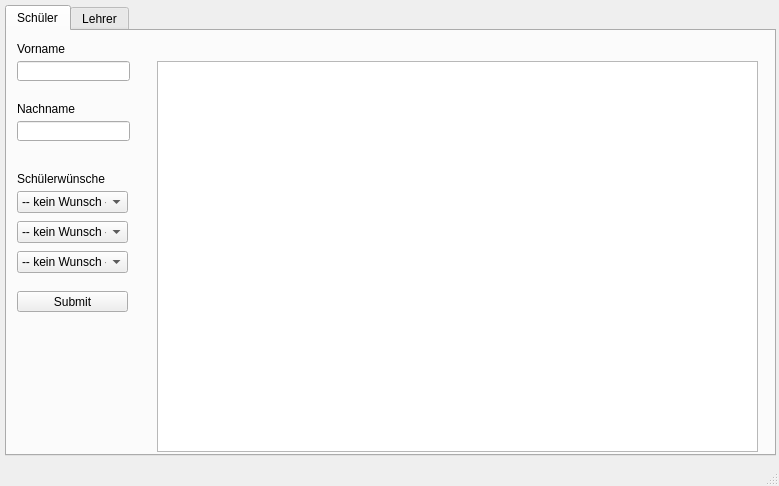
<?xml version="1.0" encoding="UTF-8"?>
<ui version="4.0">
 <class>MainWindow</class>
 <widget class="QMainWindow" name="MainWindow">
  <property name="geometry">
   <rect>
    <x>0</x>
    <y>0</y>
    <width>779</width>
    <height>486</height>
   </rect>
  </property>
  <property name="sizePolicy">
   <sizepolicy hsizetype="Fixed" vsizetype="Fixed">
    <horstretch>0</horstretch>
    <verstretch>0</verstretch>
   </sizepolicy>
  </property>
  <property name="windowTitle">
   <string>MainWindow</string>
  </property>
  <widget class="QWidget" name="centralWidget">
   <property name="enabled">
    <bool>true</bool>
   </property>
   <widget class="QTabWidget" name="tabWidget">
    <property name="geometry">
     <rect>
      <x>5</x>
      <y>5</y>
      <width>771</width>
      <height>451</height>
     </rect>
    </property>
    <property name="currentIndex">
     <number>0</number>
    </property>
    <widget class="QWidget" name="tab_schueler">
     <property name="enabled">
      <bool>true</bool>
     </property>
     <attribute name="title">
      <string>Schüler</string>
     </attribute>
     <widget class="QTableView" name="schuelerplan">
      <property name="geometry">
       <rect>
        <x>150</x>
        <y>30</y>
        <width>601</width>
        <height>391</height>
       </rect>
      </property>
     </widget>
     <widget class="QComboBox" name="wunsch1">
      <property name="geometry">
       <rect>
        <x>10</x>
        <y>160</y>
        <width>111</width>
        <height>22</height>
       </rect>
      </property>
      <item>
       <property name="text">
        <string>-- kein Wunsch --</string>
       </property>
      </item>
      <item>
       <property name="text">
        <string>Bio</string>
       </property>
      </item>
      <item>
       <property name="text">
        <string>Chemie</string>
       </property>
      </item>
      <item>
       <property name="text">
        <string>Englisch</string>
       </property>
      </item>
      <item>
       <property name="text">
        <string>Deutsch</string>
       </property>
      </item>
      <item>
       <property name="text">
        <string>Englisch</string>
       </property>
      </item>
      <item>
       <property name="text">
        <string>Französisch</string>
       </property>
      </item>
      <item>
       <property name="text">
        <string>Geografie</string>
       </property>
      </item>
      <item>
       <property name="text">
        <string>Geschichte</string>
       </property>
      </item>
      <item>
       <property name="text">
        <string>Informatik</string>
       </property>
      </item>
      <item>
       <property name="text">
        <string>Kunst</string>
       </property>
      </item>
      <item>
       <property name="text">
        <string>Mathe</string>
       </property>
      </item>
      <item>
       <property name="text">
        <string>Musik</string>
       </property>
      </item>
      <item>
       <property name="text">
        <string>Latein</string>
       </property>
      </item>
      <item>
       <property name="text">
        <string>Philosophie</string>
       </property>
      </item>
      <item>
       <property name="text">
        <string>Physik</string>
       </property>
      </item>
      <item>
       <property name="text">
        <string>Religion</string>
       </property>
      </item>
      <item>
       <property name="text">
        <string>Spanisch</string>
       </property>
      </item>
      <item>
       <property name="text">
        <string>Sport</string>
       </property>
      </item>
      <item>
       <property name="text">
        <string>WiPo</string>
       </property>
      </item>
     </widget>
     <widget class="QLineEdit" name="vorname">
      <property name="geometry">
       <rect>
        <x>10</x>
        <y>30</y>
        <width>113</width>
        <height>20</height>
       </rect>
      </property>
     </widget>
     <widget class="QLabel" name="lbl_vorname">
      <property name="geometry">
       <rect>
        <x>10</x>
        <y>10</y>
        <width>71</width>
        <height>16</height>
       </rect>
      </property>
      <property name="text">
       <string>Vorname</string>
      </property>
     </widget>
     <widget class="QLineEdit" name="nachname">
      <property name="geometry">
       <rect>
        <x>10</x>
        <y>90</y>
        <width>113</width>
        <height>20</height>
       </rect>
      </property>
     </widget>
     <widget class="QLabel" name="lbl_nachname">
      <property name="geometry">
       <rect>
        <x>10</x>
        <y>70</y>
        <width>71</width>
        <height>16</height>
       </rect>
      </property>
      <property name="text">
       <string>Nachname</string>
      </property>
     </widget>
     <widget class="QLabel" name="lbl_wuensche">
      <property name="geometry">
       <rect>
        <x>10</x>
        <y>140</y>
        <width>91</width>
        <height>16</height>
       </rect>
      </property>
      <property name="text">
       <string>Schülerwünsche</string>
      </property>
     </widget>
     <widget class="QComboBox" name="wunsch3">
      <property name="geometry">
       <rect>
        <x>10</x>
        <y>220</y>
        <width>111</width>
        <height>22</height>
       </rect>
      </property>
      <item>
       <property name="text">
        <string>-- kein Wunsch --</string>
       </property>
      </item>
      <item>
       <property name="text">
        <string>Bio</string>
       </property>
      </item>
      <item>
       <property name="text">
        <string>Chemie</string>
       </property>
      </item>
      <item>
       <property name="text">
        <string>Englisch</string>
       </property>
      </item>
      <item>
       <property name="text">
        <string>Deutsch</string>
       </property>
      </item>
      <item>
       <property name="text">
        <string>Englisch</string>
       </property>
      </item>
      <item>
       <property name="text">
        <string>Französisch</string>
       </property>
      </item>
      <item>
       <property name="text">
        <string>Geografie</string>
       </property>
      </item>
      <item>
       <property name="text">
        <string>Geschichte</string>
       </property>
      </item>
      <item>
       <property name="text">
        <string>Informatik</string>
       </property>
      </item>
      <item>
       <property name="text">
        <string>Kunst</string>
       </property>
      </item>
      <item>
       <property name="text">
        <string>Mathe</string>
       </property>
      </item>
      <item>
       <property name="text">
        <string>Musik</string>
       </property>
      </item>
      <item>
       <property name="text">
        <string>Latein</string>
       </property>
      </item>
      <item>
       <property name="text">
        <string>Philosophie</string>
       </property>
      </item>
      <item>
       <property name="text">
        <string>Physik</string>
       </property>
      </item>
      <item>
       <property name="text">
        <string>Religion</string>
       </property>
      </item>
      <item>
       <property name="text">
        <string>Spanisch</string>
       </property>
      </item>
      <item>
       <property name="text">
        <string>Sport</string>
       </property>
      </item>
      <item>
       <property name="text">
        <string>WiPo</string>
       </property>
      </item>
     </widget>
     <widget class="QComboBox" name="wunsch2">
      <property name="geometry">
       <rect>
        <x>10</x>
        <y>190</y>
        <width>111</width>
        <height>22</height>
       </rect>
      </property>
      <item>
       <property name="text">
        <string>-- kein Wunsch --</string>
       </property>
      </item>
      <item>
       <property name="text">
        <string>Bio</string>
       </property>
      </item>
      <item>
       <property name="text">
        <string>Chemie</string>
       </property>
      </item>
      <item>
       <property name="text">
        <string>Englisch</string>
       </property>
      </item>
      <item>
       <property name="text">
        <string>Deutsch</string>
       </property>
      </item>
      <item>
       <property name="text">
        <string>Englisch</string>
       </property>
      </item>
      <item>
       <property name="text">
        <string>Französisch</string>
       </property>
      </item>
      <item>
       <property name="text">
        <string>Geografie</string>
       </property>
      </item>
      <item>
       <property name="text">
        <string>Geschichte</string>
       </property>
      </item>
      <item>
       <property name="text">
        <string>Informatik</string>
       </property>
      </item>
      <item>
       <property name="text">
        <string>Kunst</string>
       </property>
      </item>
      <item>
       <property name="text">
        <string>Mathe</string>
       </property>
      </item>
      <item>
       <property name="text">
        <string>Musik</string>
       </property>
      </item>
      <item>
       <property name="text">
        <string>Latein</string>
       </property>
      </item>
      <item>
       <property name="text">
        <string>Philosophie</string>
       </property>
      </item>
      <item>
       <property name="text">
        <string>Physik</string>
       </property>
      </item>
      <item>
       <property name="text">
        <string>Religion</string>
       </property>
      </item>
      <item>
       <property name="text">
        <string>Spanisch</string>
       </property>
      </item>
      <item>
       <property name="text">
        <string>Sport</string>
       </property>
      </item>
      <item>
       <property name="text">
        <string>WiPo</string>
       </property>
      </item>
     </widget>
     <widget class="QPushButton" name="submitButton">
      <property name="geometry">
       <rect>
        <x>10</x>
        <y>260</y>
        <width>111</width>
        <height>21</height>
       </rect>
      </property>
      <property name="text">
       <string>Submit</string>
      </property>
     </widget>
    </widget>
    <widget class="QWidget" name="tab_lehrer">
     <attribute name="title">
      <string>Lehrer</string>
     </attribute>
     <widget class="QLabel" name="lbl_lehrkraft">
      <property name="geometry">
       <rect>
        <x>10</x>
        <y>10</y>
        <width>51</width>
        <height>16</height>
       </rect>
      </property>
      <property name="text">
       <string>Lehrkraft</string>
      </property>
     </widget>
     <widget class="QTableView" name="lehrerplan">
      <property name="geometry">
       <rect>
        <x>150</x>
        <y>30</y>
        <width>601</width>
        <height>391</height>
       </rect>
      </property>
     </widget>
     <widget class="QComboBox" name="lehrerauswahl">
      <property name="geometry">
       <rect>
        <x>10</x>
        <y>30</y>
        <width>131</width>
        <height>22</height>
       </rect>
      </property>
      <item>
       <property name="text">
        <string>Herr Lit</string>
       </property>
      </item>
      <item>
       <property name="text">
        <string>Frau Baum</string>
       </property>
      </item>
     </widget>
    </widget>
   </widget>
  </widget>
  <widget class="QStatusBar" name="statusBar"/>
 </widget>
 <layoutdefault spacing="6" margin="11"/>
 <resources/>
 <connections/>
</ui>
